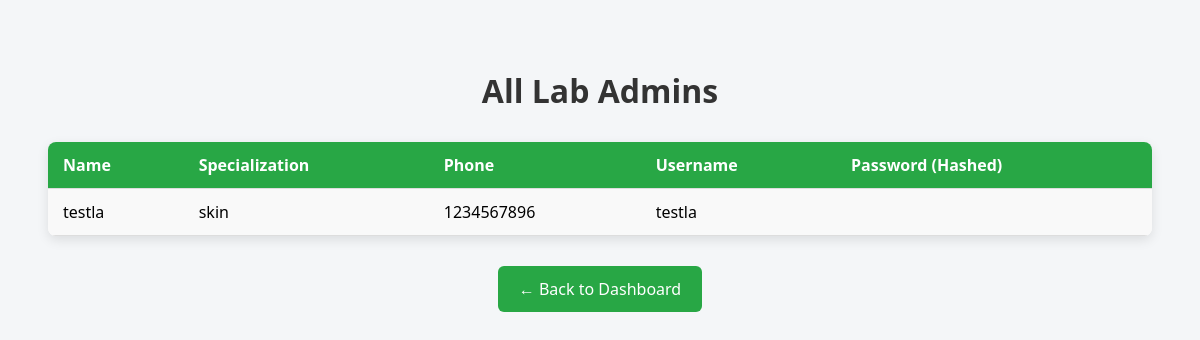
/admin/view_labadmins (signed in), run on the app's committed database.
### tables this page shows
CREATE TABLE labadmin_logins (
            labadmin_id INTEGER PRIMARY KEY,
            username TEXT UNIQUE NOT NULL,
            password TEXT NOT NULL,
            FOREIGN KEY (labadmin_id) REFERENCES lab_admins(id));

CREATE TABLE lab_admins (
            id INTEGER PRIMARY KEY AUTOINCREMENT,
            name TEXT NOT NULL,
            specialization TEXT NOT NULL,
            phone TEXT NOT NULL,
            username TEXT UNIQUE NOT NULL,
            password TEXT NOT NULL);

### app.py (the view)
@app.route('/admin/view_labadmins')
def view_labadmins():
    if 'admin' not in session:
        flash("Unauthorized access. Please login to view.")
        return redirect('/admin')
    conn = get_db()
    conn.row_factory = sqlite3.Row
    cursor = conn.cursor()
    cursor.execute("""
        SELECT l.id, l.name, l.specialization, l.phone, log.username
        FROM lab_admins l
        JOIN labadmin_logins log ON l.id = log.labadmin_id
    """)
    labadmins = cursor.fetchall()
    return render_template('view_labadmins.html', labadmins=labadmins)

### app.py (called while the page is built)
@app.after_request
def add_cors_headers(response):
    response.headers['Access-Control-Allow-Origin'] = '*'
    response.headers['Access-Control-Allow-Methods'] = 'GET, POST, OPTIONS'
    response.headers['Access-Control-Allow-Headers'] = 'Content-Type, Authorization'
    return response

### db.py (called while the page is built)
def get_db():
    conn = sqlite3.connect(DATABASE)
    conn.row_factory = sqlite3.Row
    return conn

### templates/view_labadmins.html (shortened to what this page needs)
<!DOCTYPE html>
<html lang="en">
<head>
</head>
<body>
    <h1>All Lab Admins</h1>
    <table>
        <tr>
            <th>Name</th>
            <th>Specialization</th>
            <th>Phone</th>
            <th>Username</th>
            <th>Password (Hashed)</th>
        </tr>
        {% for admin in labadmins %}
        <tr>
            <td>{{ admin['name'] }}</td>
            <td>{{ admin['specialization'] }}</td>
            <td>{{ admin['phone'] }}</td>
            <td>{{ admin['username'] }}</td>
            <td>{{ admin['password'] }}</td>
        </tr>
        {% endfor %}
    </table>
    <a href="/admin/dashboard" class="back-btn">← Back to Dashboard</a>
</body>
</html>

### templates/view_labadmins.html (style rules this page uses)
body { font-family: 'Segoe UI', sans-serif; background-color: #f4f6f8; padding: 40px; }
h1 { text-align: center; color: #333; margin-bottom: 30px; }
table { width: 100%; border-collapse: collapse; margin: auto; background-color: white; box-shadow: 0 4px 12px rgba(0, 0, 0, 0.1); border-radius: 8px; overflow: hidden; }
th, td { padding: 12px 15px; text-align: left; border-bottom: 1px solid #ddd; }
th { background-color: #28a745; color: white; }
tr:nth-child(even) { background-color: #f9f9f9; }
.back-btn { display: block; width: 180px; margin: 30px auto 0; padding: 12px; text-align: center; background-color: #28a745; color: white; border: none; border-radius: 6px; text-decoration: none; font-size: 16px; transition: background-color 0.3s ease; }

### data on the page
labadmin_logins: name "testla", specialization "skin", phone "1234567896", username "testla"
